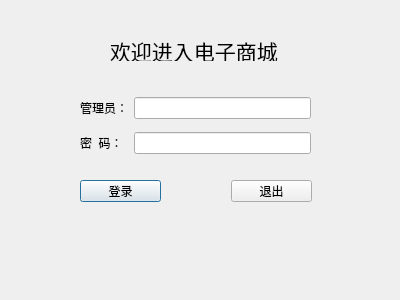
<?xml version="1.0" encoding="UTF-8"?>
<ui version="4.0">
 <class>LoginDialog</class>
 <widget class="QDialog" name="LoginDialog">
  <property name="geometry">
   <rect>
    <x>0</x>
    <y>0</y>
    <width>400</width>
    <height>300</height>
   </rect>
  </property>
  <property name="windowTitle">
   <string>Dialog</string>
  </property>
  <widget class="QLabel" name="labWelcome">
   <property name="geometry">
    <rect>
     <x>110</x>
     <y>40</y>
     <width>171</width>
     <height>21</height>
    </rect>
   </property>
   <property name="font">
    <font>
     <pointsize>16</pointsize>
    </font>
   </property>
   <property name="text">
    <string>欢迎进入电子商城</string>
   </property>
  </widget>
  <widget class="QWidget" name="">
   <property name="geometry">
    <rect>
     <x>80</x>
     <y>90</y>
     <width>231</width>
     <height>71</height>
    </rect>
   </property>
   <layout class="QGridLayout" name="gridLayout">
    <item row="0" column="0">
     <widget class="QLabel" name="labUser">
      <property name="text">
       <string>管理员：</string>
      </property>
     </widget>
    </item>
    <item row="0" column="1">
     <widget class="QLineEdit" name="leUser"/>
    </item>
    <item row="1" column="0">
     <widget class="QLabel" name="labPassword">
      <property name="text">
       <string>密  码：</string>
      </property>
     </widget>
    </item>
    <item row="1" column="1">
     <widget class="QLineEdit" name="lePassword">
      <property name="echoMode">
       <enum>QLineEdit::Password</enum>
      </property>
     </widget>
    </item>
   </layout>
  </widget>
  <widget class="QWidget" name="">
   <property name="geometry">
    <rect>
     <x>80</x>
     <y>180</y>
     <width>232</width>
     <height>22</height>
    </rect>
   </property>
   <layout class="QHBoxLayout" name="horizontalLayout">
    <property name="spacing">
     <number>70</number>
    </property>
    <item>
     <widget class="QPushButton" name="btnLogin">
      <property name="text">
       <string>登录</string>
      </property>
     </widget>
    </item>
    <item>
     <widget class="QPushButton" name="btnQuit">
      <property name="text">
       <string>退出</string>
      </property>
     </widget>
    </item>
   </layout>
  </widget>
 </widget>
 <resources/>
 <connections/>
</ui>
